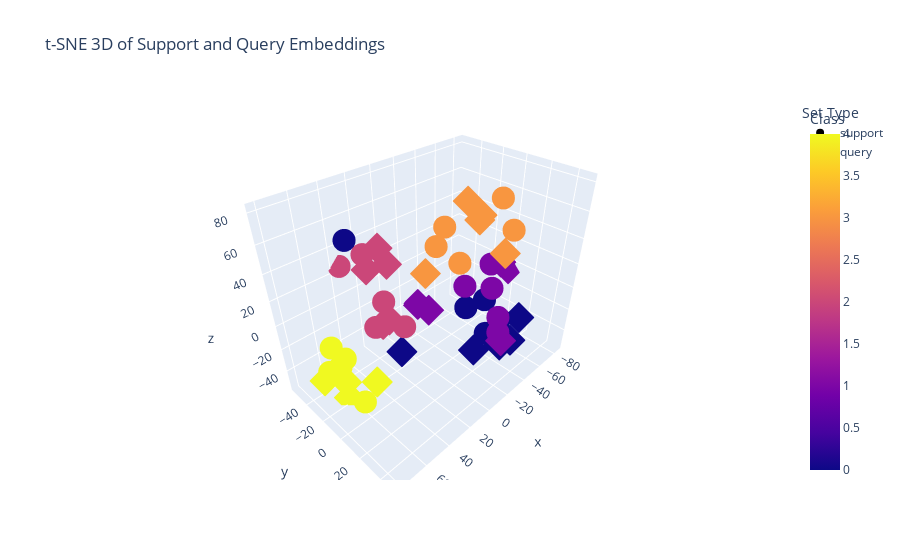

The notebook cell saved with this chart:
### Code cell
from sklearn.manifold import TSNE
import pandas as pd

import plotly.express as px

# Get embeddings for support and query images
with torch.no_grad():
    support_embeddings = model.backbone(support_images.cuda()).cpu().numpy()
    query_embeddings = model.backbone(query_images.cuda()).cpu().numpy()

# Concatenate embeddings and labels
all_embeddings = np.concatenate([support_embeddings, query_embeddings], axis=0)
all_labels = np.concatenate([support_labels.cpu().numpy(), query_labels.cpu().numpy()])
all_set_type = np.array(['support'] * len(support_labels) + ['query'] * len(query_labels))

# Run t-SNE in 3D
tsne = TSNE(n_components=3, random_state=42, perplexity=5)
embeddings_3d = tsne.fit_transform(all_embeddings)

# Prepare DataFrame for Plotly
df_tsne = pd.DataFrame({
    'x': embeddings_3d[:, 0],
    'y': embeddings_3d[:, 1],
    'z': embeddings_3d[:, 2],
    'label': all_labels,
    'set': all_set_type
})

fig = px.scatter_3d(
    df_tsne, x='x', y='y', z='z',
    color='label',
    symbol='set',
    title='t-SNE 3D of Support and Query Embeddings',
    labels={'label': 'Class', 'set': 'Set Type'}
)
fig.show()

### Figure 1 — Plotly figure (JSON) as saved in the notebook; plotly's stock layout.template omitted (floating-point values rounded to 4 significant figures)
{"data": [{"hovertemplate": "Set Type=support<br>x=%{x}<br>y=%{y}<br>z=%{z}<br>Class=%{marker.color}<extra></extra>", "legendgroup": "support", "marker": {"color": [1, 1, 1, 1, 1, 3, 3, 3, 3, 3, 4, 4, 4, 4, 4, 0, 0, 0, 0, 0, 2, 2, 2, 2, 2], "coloraxis": "coloraxis", "symbol": "circle"}, "mode": "markers", "name": "support", "scene": "scene", "showlegend": true, "type": "scatter3d", "x": [-20.11, -17.18, -33.93, -22.09, -72.97, 20.06, 7.67, -18.08, -30.24, 16.81, 66.35, 53.87, 55.35, 57.39, 61.14, -39.52, -32.59, -37.49, 38.15, -38.76, 31.96, 40.83, 16.91, 19.85, 35.17], "y": [38.77, 39.59, -3.452, 29.27, -10.82, 20.39, 14.89, 43.71, 25.68, 35.17, -35.97, -41.72, -48.53, -28.25, -4.446, 25.48, -0.4403, 12.39, -41.37, 14.64, -14.41, -13.12, -12.77, -50.2, -56.2], "z": [-9.307, 5.74, 0.7011, 20.98, -0.9874, 65.15, 70.38, 69.58, 79.37, 59.57, -37.93, -45.57, -30.78, -26.28, -46.66, -16.26, -16.46, -5.003, 51.81, -35.93, 15.54, 0.5509, -12.82, 30.22, 24.92]}, {"hovertemplate": "Set Type=query<br>x=%{x}<br>y=%{y}<br>z=%{z}<br>Class=%{marker.color}<extra></extra>", "legendgroup": "query", "marker": {"color": [1, 1, 1, 1, 1, 3, 3, 3, 3, 3, 4, 4, 4, 4, 4, 0, 0, 0, 0, 0, 2, 2, 2, 2, 2], "coloraxis": "coloraxis", "symbol": "diamond"}, "mode": "markers", "name": "query", "scene": "scene", "showlegend": true, "type": "scatter3d", "x": [-31.49, -69.87, -9.038, -30.62, -83.84, -9.701, -9.38, -5.043, 36.07, -21.58, 64.64, 50.7, 80.31, 62.61, 75.38, -22.43, -35.1, -47.86, 9.541, -48.98, 28.51, 28.22, 11.91, 17.23, 18.08], "y": [-51.46, 0.565, 49.2, -37.55, -1.787, 16.55, 45.66, 29.48, 28.57, 17.77, -18.24, -3.275, -16.85, -21.36, -9.049, 17.5, 30.96, 36.1, -25.83, 30.47, -21.22, -35.18, -34.17, -28.46, -35.08], "z": [-40.0, 7.156, -2.969, -37.96, -6.075, 81.06, 59.09, 75.49, 58.84, 68.8, -35.64, -34.55, -21.65, -54.63, -10.29, -40.25, -34.98, -13.66, -49.46, -39.22, -8.894, 28.59, 26.05, -15.67, 40.78]}], "layout": {"coloraxis": {"colorbar": {"title": {"text": "Class"}}, "colorscale": [[0, "#0d0887"], [0.1111, "#46039f"], [0.2222, "#7201a8"], [0.3333, "#9c179e"], [0.4444, "#bd3786"], [0.5556, "#d8576b"], [0.6667, "#ed7953"], [0.7778, "#fb9f3a"], [0.8889, "#fdca26"], [1, "#f0f921"]]}, "legend": {"title": {"text": "Set Type"}, "tracegroupgap": 0}, "scene": {"domain": {"x": [0, 1], "y": [0, 1]}, "xaxis": {"title": {"text": "x"}}, "yaxis": {"title": {"text": "y"}}, "zaxis": {"title": {"text": "z"}}}, "title": {"text": "t-SNE 3D of Support and Query Embeddings"}}}
